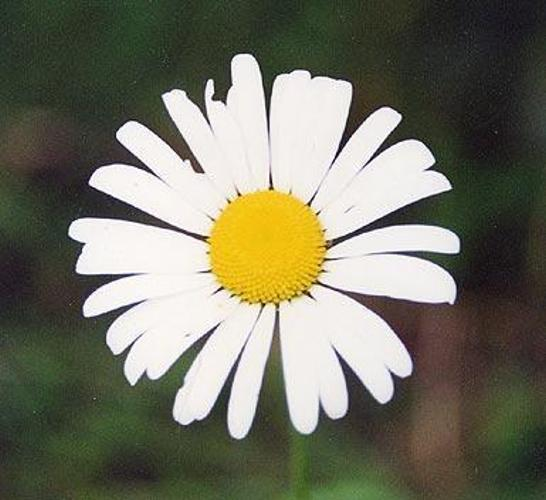
#> input picture image-retrieval-using-histogram/flowers/10.jpg, 546 x 500 px, given in place of test_histogram.jpeg, which was not available
$ python image_retrieval.py
#> lines starting #> are read from the running program, lines starting #| are printed output that depends on the picture; pictures that were not available may be replaced by others from this repository, and a replacement may not be noted
#!/usr/bin/env python3
# -*- coding: utf-8 -*-
"""
Created on Wed Sep 21 07:50:35 2022

@author: anhvietpham
"""

import cv2
import matplotlib.pyplot as plt
import numpy as np
import glob

plt.rcParams['figure.figsize'] = [12,8]

image = cv2.imread("/Users/anhvietpham/Downloads/test_histogram.jpeg")
#> image is the input picture: shape (500, 546, 3); mean B, G, R 98.3, 114.5, 114.9

red_channel = cv2.calcHist([image], [0], None, [256], [0, 256]).flatten()
#> red_channel = 256 values, max 7714 at index 39, min 14 at index 1, mean 1066.4
red_width, red_height = image[:,:,0].shape
#> red_width = 500; red_height = 546
normalize_histogram_red_channel = red_channel / (red_width*red_height)
#> normalize_histogram_red_channel = 256 values, max 0.0283 at index 39, min 5.13e-05 at index 1, mean 0.00391

np_red_channel = np.histogram(image[:,:, 0], bins=256, range=(0, 256))[0]
#> np_red_channel has the same summary as red_channel


def calcHist(img):
  hist_image = [cv2.calcHist([img],[i], None, [256], [0,256]).flatten() for i in range(3)]
  hist_array_image = np.array(hist_image).ravel()
  return hist_array_image.astype(np.uint8)


innames = glob.glob("/Users/anhvietpham/Downloads/INT3404_20-master/week3/code/flowers/*.jpg")
innames = sorted(innames)
print(innames)

images = [cv2.imread(inname) for inname in innames]
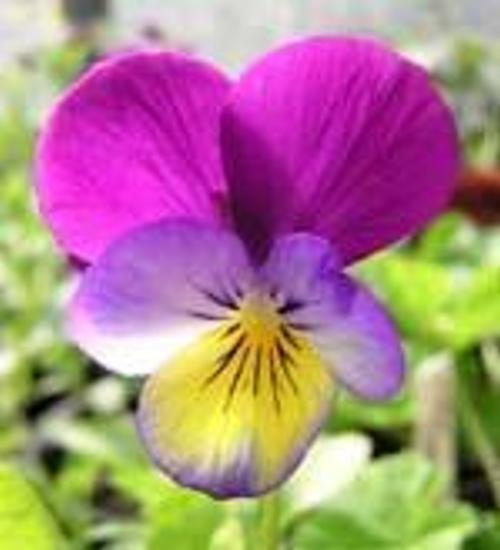
#> input picture image-retrieval-using-histogram/flowers/11.jpg, 500 x 550 px
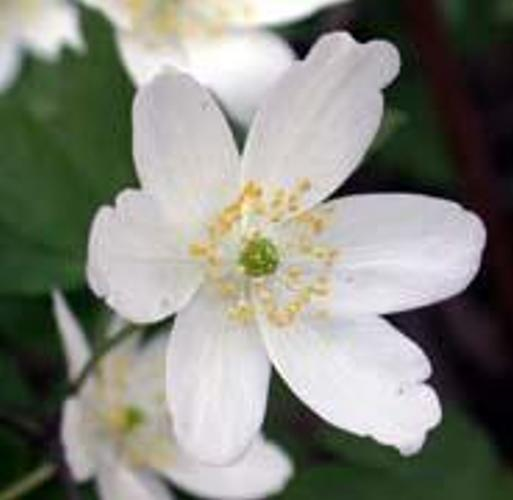
#> input picture image-retrieval-using-histogram/flowers/12.jpg, 513 x 500 px
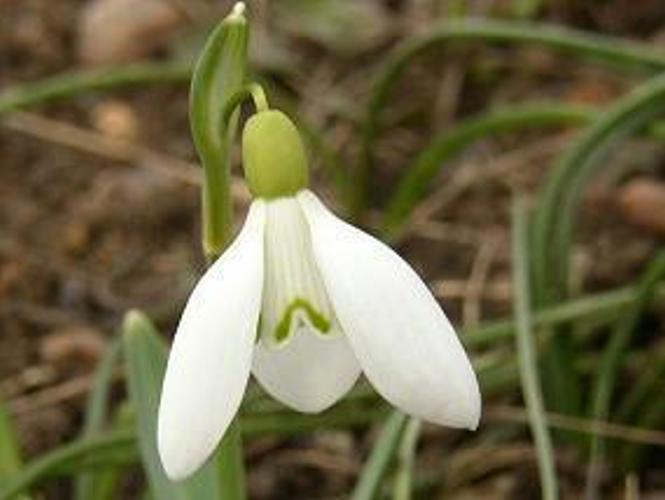
#> input picture image-retrieval-using-histogram/flowers/2.jpg, 665 x 500 px
#> images = 4 items

xs = [calcHist(img) for img in images]
#> in calcHist, `hist_image = [cv2.calcHist([img],[i], None, [256], [0,256]).flatten() ..`: hist_image = 3 items
#> in calcHist, `hist_array_image = np.array(hist_image).ravel()`: hist_array_image = 768 values, max 8606 at index 496, min 0 at index 516, mean 1066.4
#> xs = 4 items

test_input_image_histogram = calcHist(image)
#> test_input_image_histogram = 768 values, max 255 at index 43, min 0 at index 355, mean 99.41

image_input = images[0]
xs_input = xs[0]
#> xs_input has the same summary as test_input_image_histogram

all_distances = [np.linalg.norm(test_input_image_histogram - xsi) for xsi in xs]
#> all_distances = [0, 4195.6, 4188.9, 4295.1]

sorted_idxs = np.argsort(all_distances)
#> sorted_idxs = [0, 2, 1, 3]
print(sorted_idxs)
#| [0 2 1 3]

ranked_images = [images[i] for i in sorted_idxs]
#> ranked_images = 4 items


plt.subplot(2, 3, 1)
plt.imshow(image[:,:,::-1])
plt.title("Input")
for i in range(0, 5):
    plt.subplot(2, 3, i+2)
#> (the run stopped early here; a loop or call above may not have finished)
